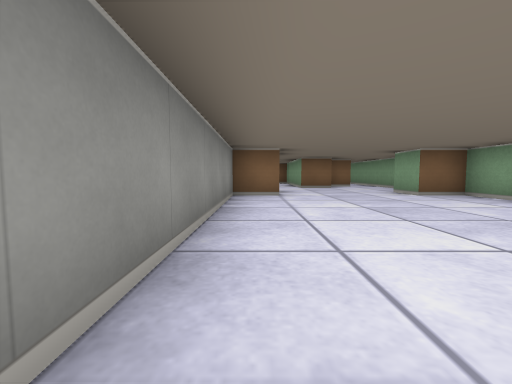
[1] (above)

13 first-person views from a walk through a cub3D ray-caster map. The camera is about half as high as the walls, tilts 4° down and sees 90° across. The floor is counted in squares. Each view is taken from the middle of a square. On the plan, view 1 faces up. The plan holds only what a view shows up to about 9 squares ahead; the rest is blank. The place goes on beyond the plan.

[2]
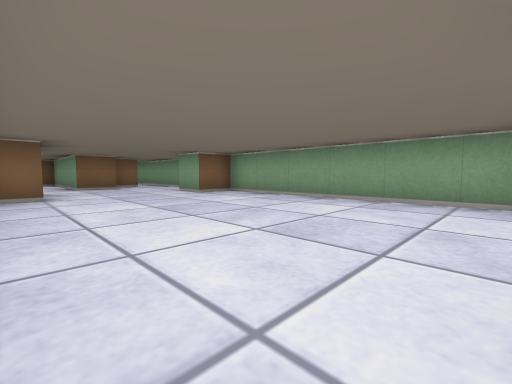

[3]
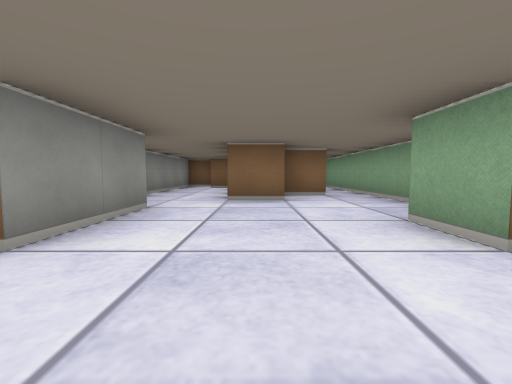

[4]
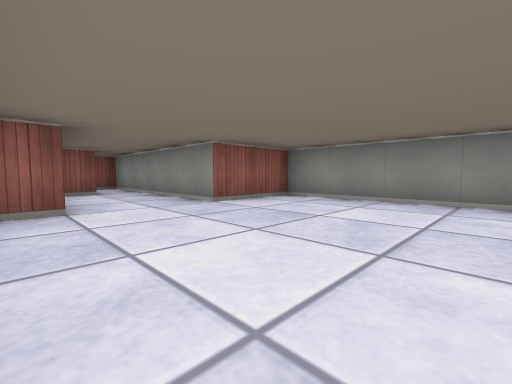

[5]
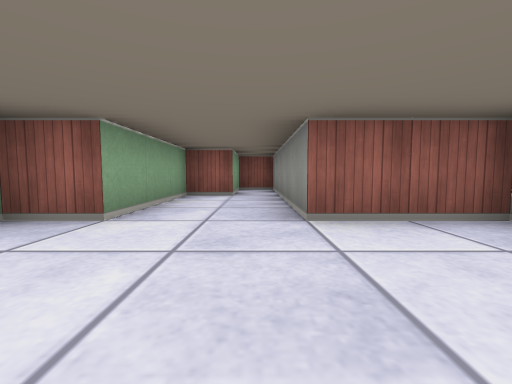

[6]
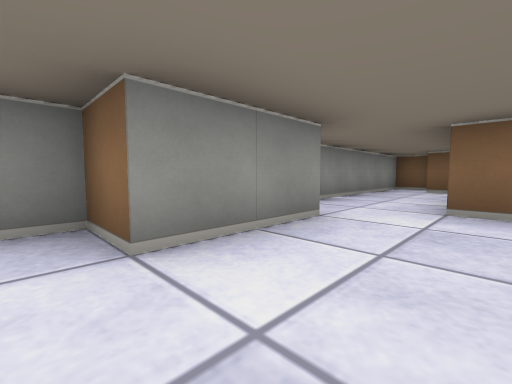

[7]
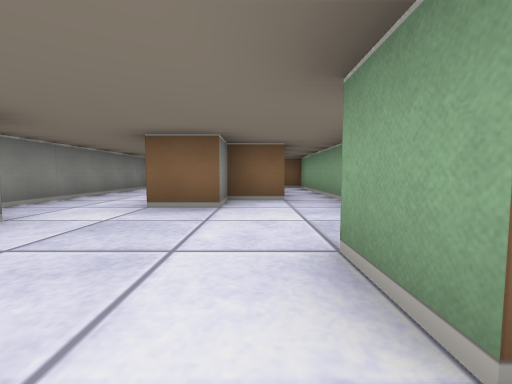

[8]
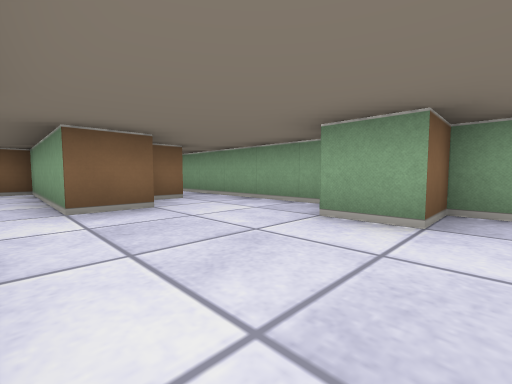

[9]
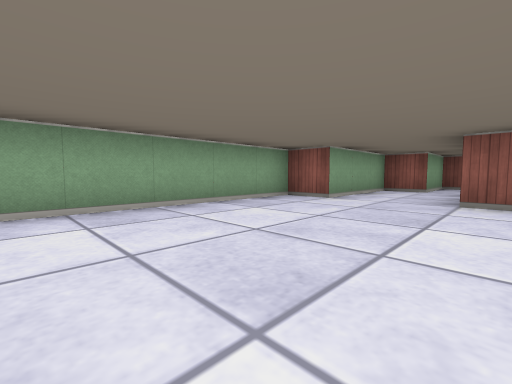

[10]
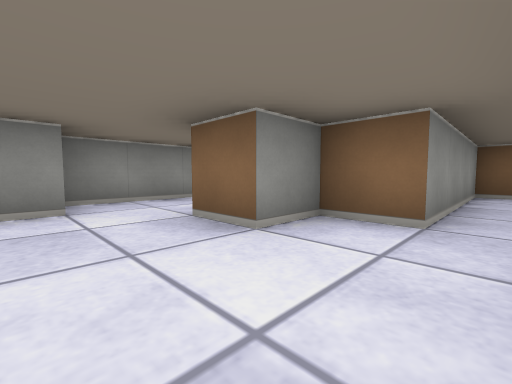

[11]
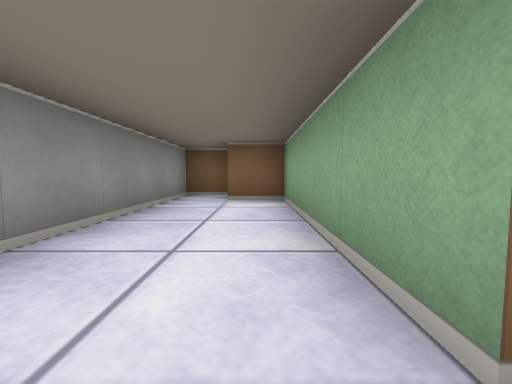

[12]
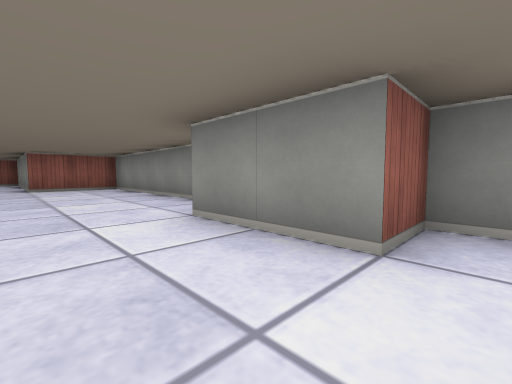

[13]
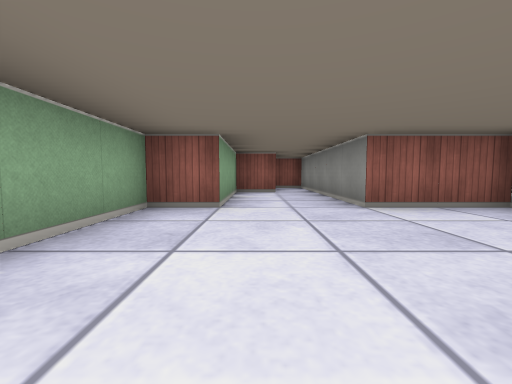

### Floor plan
Points are (right, up) in squares from view 1. A wall is a line through its corners. A room is listed if a view was taken in it or the views show most of it. See-through windows are left out.
Room 1 (views 1, 2, 3, 4, 5, 6, 7, 8, 9, 10, 11, 12, 13)
walls: (4.5, 7) (4.5, 13.5) (3.5, 13.5) (3.5, 9.5) (2.5, 9.5) (2.5, 8.5) (1.5, 8.5) (1.5, 12.5) (0.5, 12.5); (0.5, 13.5) (-0.5, 13.5) (-0.5, 7.5) (0.5, 7.5) (0.5, 5.5) (-0.5, 5.5) (-0.5, -0.5) (1.5, -0.5) (1.5, -5.5) (2.5, -5.5) (2.5, -3.5) (3.5, -3.5) (3.5, -0.5) (4.5, -0.5) (4.5, 5.5) (3.5, 5.5) (3.5, 6.5)

Positions as (right, up) in squares from view 1, and headings:
1: (0, 0), facing up
2: (0, 0), facing up-right
3: (2, 4), facing up
4: (4, 3), facing down-left
5: (2, 2), facing down
6: (2, 5), facing up-left
7: (3, 5), facing up
8: (1, 5), facing up-right
9: (1, 4), facing down-right
10: (4, 7), facing up-left
11: (1, 8), facing up
12: (2, 8), facing down-left
13: (3, 3), facing down
